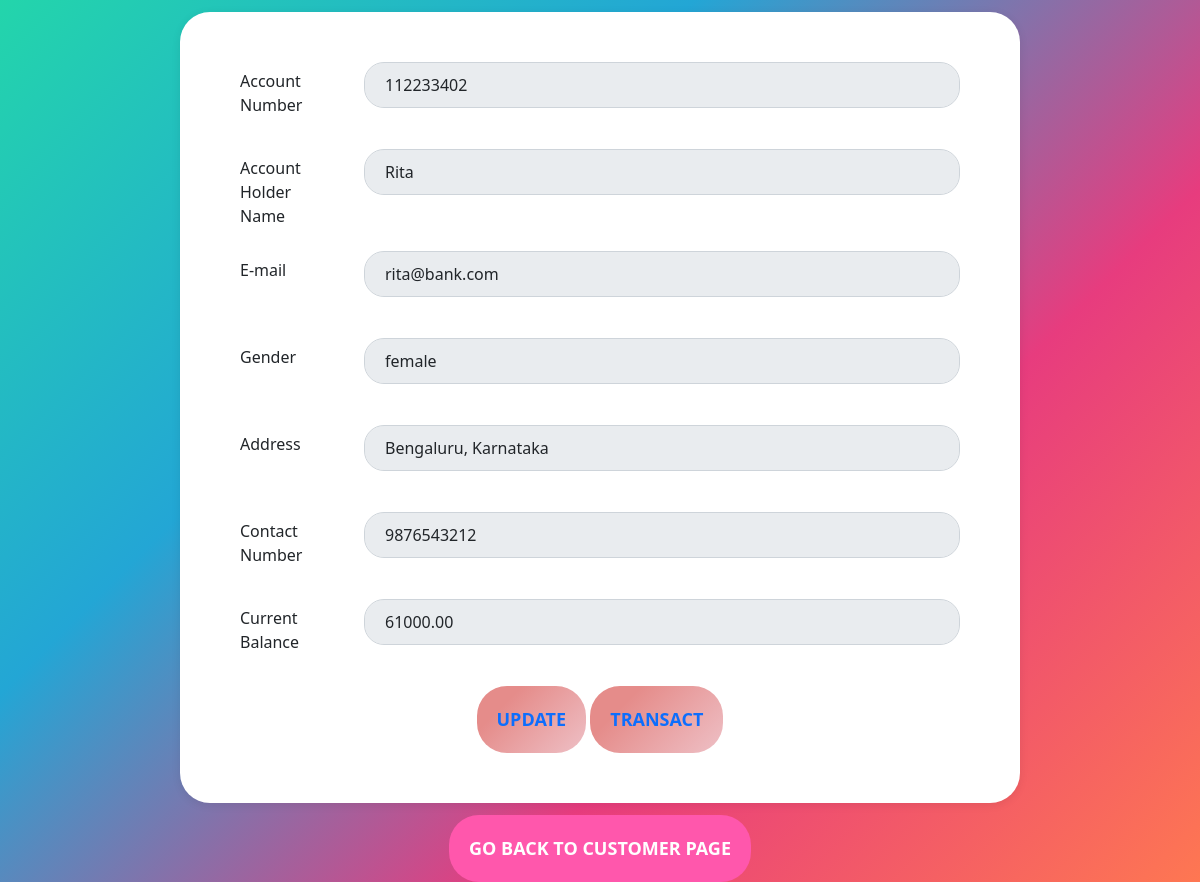
The page /info.php?account_number=112233402 on the database its author committed.
### tables this page shows
CREATE TABLE `detail` (
  `sno` int(4) NOT NULL,
  `account_number` int(9) NOT NULL,
  `name` varchar(20) NOT NULL,
  `email` varchar(30) NOT NULL,
  `gender` varchar(8) NOT NULL,
  `address` text DEFAULT NULL,
  `phoneno` bigint(10) DEFAULT NULL,
  `balance` decimal(10,2) NOT NULL,
  `dt` datetime NOT NULL DEFAULT current_timestamp()
);

### info.php (the view, shortened to what this page needs)
<?php
    $servername="localhost";
    $username="root";
    $password = "";
    $database="bank";
    $con= mysqli_connect($servername, $username, $password, $database);
?>
<!DOCTYPE html>
<html lang="en">
<head>
    <link href="https://cdn.jsdelivr.net/npm/bootstrap@5.0.1/dist/css/bootstrap.min.css" rel="stylesheet">
    <link rel="stylesheet" href="css/info.css">
</head>
<body>
<form class="registration-form">
    <?php
      $account_number= $_GET['account_number'];
        $sql = "SELECT * FROM `detail` WHERE account_number = '$account_number'";
        $result= mysqli_query($con,$sql);
            while($row = mysqli_fetch_assoc($result)){
            ?>
        <div class="mb-3 row form-group">
            <label for="AccountNumber" class="col-sm-2 col-form-label">Account Number</label>
            <div class="col-sm-10">
            <input type="number" readonly class="form-control item" name="account_number" id="account_number" value="<?php echo  $row['account_number'] ?>" placeholder="Account Number">
            </div>
        </div>
        <div class="mb-3 row form-group">
            <label for="AccountHolder" class="col-sm-2 col-form-label">Account Holder Name</label>
            <div class="col-sm-10">
            <input type="text" readonly class="form-control item" name="name" id="name" value="<?php echo  $row['name'] ?>">
            </div>
        </div>
        <div class="mb-3 row form-group">
            <label for="AccountHolder" class="col-sm-2 col-form-label">E-mail</label>
            <div class="col-sm-10">
            <input type="email" readonly class="form-control item" name="email" id="email" value="<?php echo  $row['email']?>" placeholder="Email">
            </div>
        </div>
        <div class="mb-3 row form-group">
            <label for="AccountHolder" class="col-sm-2 col-form-label">Gender</label>
            <div class="col-sm-10">
            <input type="text" readonly class="form-control item" name="gender" id="gender" value="<?php echo  $row['gender'] ?>" placeholder="Gender">
            </div>
        </div>
        <div class="mb-3 row form-group">
            <label for="AccountHolder" class="col-sm-2 col-form-label">Address</label>
            <div class="col-sm-10">
            <input type="text" readonly class="form-control item" name="address" id="address" value="<?php echo  $row['address'] ?>" placeholder="Address">
            </div>
        </div>
        <div class="mb-3 row form-group">
            <label for="AccountHolder" class="col-sm-2 col-form-label">Contact Number</label>
            <div class="col-sm-10">
            <input type="number" readonly class="form-control item" name="number" id="number" value="<?php echo  $row['phoneno'] ?>" placeholder="Contact Number">
            </div>
        </div>
        <div class="mb-3 row form-group">
            <label for="AccountHolder" class="col-sm-2 col-form-label">Current Balance</label>
            <div class="col-sm-10">
            <input type="text" readonly class="form-control item" name="balance" id="balance" value="<?php echo  $row['balance'] ?>" placeholder="Balance">
            </div>
        </div>
        <div class="start">
            <a href="update.php?account_number=<?php echo $row['account_number']?>&name=<?php echo $row['name']?>&email=<?php echo $row['email']?>
                &gender=<?php echo $row['gender']?>&address=<?php echo $row['address']?>&phoneno=<?php echo $row['phoneno']?>&balance=<?php echo $row['balance']?>"> <button type='button' class='info btn btn-outline-primary end'>UPDATE</button></a>
            <a href="transact.php?account_number=<?php echo $row['account_number']?>&name=<?php echo $row['name']?>"> <button type='button' class='info btn btn-outline-primary end'>TRANSACT</button></a>
        </div>
    </form>
              <?php
            }
    ?>
<a href=customer.php><button class="back">GO BACK TO CUSTOMER PAGE </button></a>
</body>
</html>

### css/info.css (style rules this page uses)
body { background:linear-gradient(-45deg,#FE7752,#E73C7E,#23A6D5,#23D5AB); margin-top: 1%; }
.registration-form { padding: 50px 0; }
.registration-form { background-color: #fff; max-width: 70%; margin: auto; padding: 50px 60px; border-radius: 30px; box-shadow: 0px 2px 10px rgb(0 0 0 / 8%); }
.registration-form .item { border-radius: 20px; margin-bottom: 25px; padding: 10px 20px; }
.back { border-radius: 30px; padding: 20px 20px; font-size: 18px; font-weight: bold; background-color: #ff57ac; border: none; color: white; margin:auto; margin-top: 1%; display: block; }
a { text-decoration:none; }
.start { text-align: center; }
.end { border-radius: 30px; padding: 20px 20px; font-size: 18px; font-weight: bold; border: none; background: linear-gradient(315deg, #eec0c6 0%, #e58c8a 74%); }

### rows shown on the page
detail: account_number "112233402", name "Rita", email "rita@bank.com", gender "female", address "Bengaluru, Karnataka", number "9876543212", balance "61000.00"
